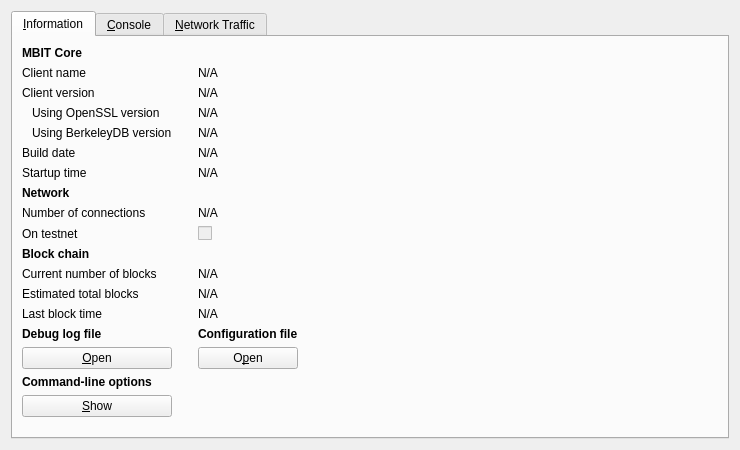
<?xml version="1.0" encoding="UTF-8"?>
<ui version="4.0">
 <class>RPCConsole</class>
 <widget class="QWidget" name="RPCConsole">
  <property name="geometry">
   <rect>
    <x>0</x>
    <y>0</y>
    <width>740</width>
    <height>450</height>
   </rect>
  </property>
  <property name="windowTitle">
   <string>MBIT - Debug window</string>
  </property>
  <layout class="QVBoxLayout" name="verticalLayout_2">
   <item>
    <widget class="QTabWidget" name="tabWidget">
     <property name="currentIndex">
      <number>0</number>
     </property>
     <widget class="QWidget" name="tab_info">
      <attribute name="title">
       <string>&amp;Information</string>
      </attribute>
      <layout class="QGridLayout" name="gridLayout">
       <item row="15" column="2">
        <widget class="QLabel" name="labelConfigfile">
         <property name="font">
          <font>
           <weight>75</weight>
           <bold>true</bold>
          </font>
         </property>
         <property name="text">
          <string>Configuration file</string>
         </property>
        </widget>
       </item>
       <item row="13" column="2">
        <widget class="QLabel" name="lastBlockTime">
         <property name="cursor">
          <cursorShape>IBeamCursor</cursorShape>
         </property>
         <property name="text">
          <string>N/A</string>
         </property>
         <property name="textFormat">
          <enum>Qt::PlainText</enum>
         </property>
         <property name="textInteractionFlags">
          <set>Qt::LinksAccessibleByMouse|Qt::TextSelectableByKeyboard|Qt::TextSelectableByMouse</set>
         </property>
        </widget>
       </item>
       <item row="11" column="0">
        <widget class="QLabel" name="label_3">
         <property name="text">
          <string>Current number of blocks</string>
         </property>
        </widget>
       </item>
       <item row="11" column="2">
        <widget class="QLabel" name="numberOfBlocks">
         <property name="cursor">
          <cursorShape>IBeamCursor</cursorShape>
         </property>
         <property name="text">
          <string>N/A</string>
         </property>
         <property name="textFormat">
          <enum>Qt::PlainText</enum>
         </property>
         <property name="textInteractionFlags">
          <set>Qt::LinksAccessibleByMouse|Qt::TextSelectableByKeyboard|Qt::TextSelectableByMouse</set>
         </property>
        </widget>
       </item>
       <item row="17" column="0">
        <widget class="QLabel" name="labelCLOptions">
         <property name="font">
          <font>
           <weight>75</weight>
           <bold>true</bold>
          </font>
         </property>
         <property name="text">
          <string>Command-line options</string>
         </property>
        </widget>
       </item>
       <item row="16" column="0">
        <widget class="QPushButton" name="openDebugLogfileButton">
         <property name="toolTip">
          <string>Open the MBIT debug log file from the current data directory. This can take a few seconds for large log files.</string>
         </property>
         <property name="text">
          <string>&amp;Open</string>
         </property>
         <property name="autoDefault">
          <bool>false</bool>
         </property>
        </widget>
       </item>
       <item row="15" column="0">
        <widget class="QLabel" name="labelDebugLogfile">
         <property name="font">
          <font>
           <weight>75</weight>
           <bold>true</bold>
          </font>
         </property>
         <property name="text">
          <string>Debug log file</string>
         </property>
        </widget>
       </item>
       <item row="18" column="3" rowspan="2">
        <spacer name="horizontalSpacer">
         <property name="orientation">
          <enum>Qt::Horizontal</enum>
         </property>
         <property name="sizeHint" stdset="0">
          <size>
           <width>404</width>
           <height>20</height>
          </size>
         </property>
        </spacer>
       </item>
       <item row="19" column="1">
        <spacer name="verticalSpacer">
         <property name="orientation">
          <enum>Qt::Vertical</enum>
         </property>
         <property name="sizeHint" stdset="0">
          <size>
           <width>20</width>
           <height>40</height>
          </size>
         </property>
        </spacer>
       </item>
       <item row="18" column="0">
        <widget class="QPushButton" name="showCLOptionsButton">
         <property name="toolTip">
          <string>Show the MBIT-Qt help message to get a list with possible MBIT command-line options.</string>
         </property>
         <property name="text">
          <string>&amp;Show</string>
         </property>
         <property name="autoDefault">
          <bool>false</bool>
         </property>
        </widget>
       </item>
       <item row="13" column="0">
        <widget class="QLabel" name="label_2">
         <property name="text">
          <string>Last block time</string>
         </property>
        </widget>
       </item>
       <item row="7" column="0">
        <widget class="QLabel" name="label_11">
         <property name="font">
          <font>
           <weight>75</weight>
           <bold>true</bold>
          </font>
         </property>
         <property name="text">
          <string>Network</string>
         </property>
        </widget>
       </item>
       <item row="6" column="2">
        <widget class="QLabel" name="startupTime">
         <property name="cursor">
          <cursorShape>IBeamCursor</cursorShape>
         </property>
         <property name="text">
          <string>N/A</string>
         </property>
         <property name="textFormat">
          <enum>Qt::PlainText</enum>
         </property>
         <property name="textInteractionFlags">
          <set>Qt::LinksAccessibleByMouse|Qt::TextSelectableByKeyboard|Qt::TextSelectableByMouse</set>
         </property>
        </widget>
       </item>
       <item row="6" column="0">
        <widget class="QLabel" name="label_13">
         <property name="text">
          <string>Startup time</string>
         </property>
        </widget>
       </item>
       <item row="9" column="0">
        <widget class="QLabel" name="label_8">
         <property name="text">
          <string>On testnet</string>
         </property>
        </widget>
       </item>
       <item row="8" column="2">
        <widget class="QLabel" name="numberOfConnections">
         <property name="cursor">
          <cursorShape>IBeamCursor</cursorShape>
         </property>
         <property name="text">
          <string>N/A</string>
         </property>
         <property name="textFormat">
          <enum>Qt::PlainText</enum>
         </property>
         <property name="textInteractionFlags">
          <set>Qt::LinksAccessibleByMouse|Qt::TextSelectableByKeyboard|Qt::TextSelectableByMouse</set>
         </property>
        </widget>
       </item>
       <item row="8" column="0">
        <widget class="QLabel" name="label_7">
         <property name="text">
          <string>Number of connections</string>
         </property>
        </widget>
       </item>
       <item row="10" column="0">
        <widget class="QLabel" name="label_10">
         <property name="font">
          <font>
           <weight>75</weight>
           <bold>true</bold>
          </font>
         </property>
         <property name="text">
          <string>Block chain</string>
         </property>
        </widget>
       </item>
       <item row="9" column="2">
        <widget class="QCheckBox" name="isTestNet">
         <property name="enabled">
          <bool>false</bool>
         </property>
         <property name="text">
          <string/>
         </property>
        </widget>
       </item>
       <item row="12" column="0">
        <widget class="QLabel" name="label_4">
         <property name="text">
          <string>Estimated total blocks</string>
         </property>
        </widget>
       </item>
       <item row="12" column="2">
        <widget class="QLabel" name="totalBlocks">
         <property name="cursor">
          <cursorShape>IBeamCursor</cursorShape>
         </property>
         <property name="text">
          <string>N/A</string>
         </property>
         <property name="textFormat">
          <enum>Qt::PlainText</enum>
         </property>
         <property name="textInteractionFlags">
          <set>Qt::LinksAccessibleByMouse|Qt::TextSelectableByKeyboard|Qt::TextSelectableByMouse</set>
         </property>
        </widget>
       </item>
       <item row="2" column="2">
        <widget class="QLabel" name="clientVersion">
         <property name="cursor">
          <cursorShape>IBeamCursor</cursorShape>
         </property>
         <property name="text">
          <string>N/A</string>
         </property>
         <property name="textFormat">
          <enum>Qt::PlainText</enum>
         </property>
         <property name="textInteractionFlags">
          <set>Qt::LinksAccessibleByMouse|Qt::TextSelectableByKeyboard|Qt::TextSelectableByMouse</set>
         </property>
        </widget>
       </item>
       <item row="4" column="0">
        <widget class="QLabel" name="label_berkeleyDBVersion">
         <property name="text">
          <string>Using BerkeleyDB version</string>
         </property>
         <property name="indent">
          <number>10</number>
         </property>
        </widget>
       </item>
       <item row="3" column="0">
        <widget class="QLabel" name="label_14">
         <property name="text">
          <string>Using OpenSSL version</string>
         </property>
         <property name="indent">
          <number>10</number>
         </property>
        </widget>
       </item>
       <item row="3" column="2">
        <widget class="QLabel" name="openSSLVersion">
         <property name="cursor">
          <cursorShape>IBeamCursor</cursorShape>
         </property>
         <property name="text">
          <string>N/A</string>
         </property>
         <property name="textFormat">
          <enum>Qt::PlainText</enum>
         </property>
         <property name="textInteractionFlags">
          <set>Qt::LinksAccessibleByMouse|Qt::TextSelectableByKeyboard|Qt::TextSelectableByMouse</set>
         </property>
        </widget>
       </item>
       <item row="4" column="2">
        <widget class="QLabel" name="berkeleyDBVersion">
         <property name="cursor">
          <cursorShape>IBeamCursor</cursorShape>
         </property>
         <property name="text">
          <string>N/A</string>
         </property>
         <property name="textFormat">
          <enum>Qt::PlainText</enum>
         </property>
         <property name="textInteractionFlags">
          <set>Qt::LinksAccessibleByMouse|Qt::TextSelectableByKeyboard|Qt::TextSelectableByMouse</set>
         </property>
        </widget>
       </item>
       <item row="5" column="0">
        <widget class="QLabel" name="label_12">
         <property name="text">
          <string>Build date</string>
         </property>
        </widget>
       </item>
       <item row="5" column="2">
        <widget class="QLabel" name="buildDate">
         <property name="cursor">
          <cursorShape>IBeamCursor</cursorShape>
         </property>
         <property name="text">
          <string>N/A</string>
         </property>
         <property name="textFormat">
          <enum>Qt::PlainText</enum>
         </property>
         <property name="textInteractionFlags">
          <set>Qt::LinksAccessibleByMouse|Qt::TextSelectableByKeyboard|Qt::TextSelectableByMouse</set>
         </property>
        </widget>
       </item>
       <item row="2" column="0">
        <widget class="QLabel" name="label_6">
         <property name="text">
          <string>Client version</string>
         </property>
        </widget>
       </item>
       <item row="0" column="0">
        <widget class="QLabel" name="label_9">
         <property name="font">
          <font>
           <weight>75</weight>
           <bold>true</bold>
          </font>
         </property>
         <property name="text">
          <string>MBIT Core</string>
         </property>
        </widget>
       </item>
       <item row="1" column="2">
        <widget class="QLabel" name="clientName">
         <property name="cursor">
          <cursorShape>IBeamCursor</cursorShape>
         </property>
         <property name="text">
          <string>N/A</string>
         </property>
         <property name="textFormat">
          <enum>Qt::PlainText</enum>
         </property>
         <property name="textInteractionFlags">
          <set>Qt::LinksAccessibleByMouse|Qt::TextSelectableByKeyboard|Qt::TextSelectableByMouse</set>
         </property>
        </widget>
       </item>
       <item row="1" column="0">
        <widget class="QLabel" name="label_5">
         <property name="text">
          <string>Client name</string>
         </property>
        </widget>
       </item>
       <item row="14" column="2">
        <spacer name="verticalSpacer_2">
         <property name="orientation">
          <enum>Qt::Vertical</enum>
         </property>
         <property name="sizeHint" stdset="0">
          <size>
           <width>20</width>
           <height>20</height>
          </size>
         </property>
        </spacer>
       </item>
       <item row="16" column="2">
        <widget class="QPushButton" name="openConfigurationfileButton">
         <property name="toolTip">
          <string>Open the MBIT configuration file from the current data directory.</string>
         </property>
         <property name="text">
          <string>O&amp;pen</string>
         </property>
         <property name="autoDefault">
          <bool>false</bool>
         </property>
        </widget>
       </item>
      </layout>
     </widget>
     <widget class="QWidget" name="tab_console">
      <attribute name="title">
       <string>&amp;Console</string>
      </attribute>
      <layout class="QVBoxLayout" name="verticalLayout_3">
       <property name="spacing">
        <number>3</number>
       </property>
       <item>
        <widget class="QTextEdit" name="messagesWidget">
         <property name="minimumSize">
          <size>
           <width>0</width>
           <height>100</height>
          </size>
         </property>
         <property name="readOnly">
          <bool>true</bool>
         </property>
         <property name="tabKeyNavigation" stdset="0">
          <bool>false</bool>
         </property>
         <property name="columnCount" stdset="0">
          <number>2</number>
         </property>
        </widget>
       </item>
       <item>
        <layout class="QHBoxLayout" name="horizontalLayout">
         <property name="spacing">
          <number>3</number>
         </property>
         <item>
          <widget class="QLabel" name="label">
           <property name="text">
            <string notr="true">&gt;</string>
           </property>
          </widget>
         </item>
         <item>
          <widget class="QLineEdit" name="lineEdit"/>
         </item>
         <item>
          <widget class="QPushButton" name="clearButton">
           <property name="maximumSize">
            <size>
             <width>24</width>
             <height>24</height>
            </size>
           </property>
           <property name="toolTip">
            <string>Clear console</string>
           </property>
           <property name="text">
            <string/>
           </property>
           <property name="icon">
            <iconset resource="../bitcoin.qrc">
             <normaloff>:/icons/remove</normaloff>:/icons/remove</iconset>
           </property>
           <property name="shortcut">
            <string notr="true">Ctrl+L</string>
           </property>
           <property name="autoDefault">
            <bool>false</bool>
           </property>
          </widget>
         </item>
        </layout>
       </item>
      </layout>
     </widget>
     <widget class="QWidget" name="tab_nettraffic">
      <attribute name="title">
       <string>&amp;Network Traffic</string>
      </attribute>
      <layout class="QHBoxLayout" name="horizontalLayout_3">
       <item>
        <layout class="QVBoxLayout" name="verticalLayout_4">
         <item>
          <widget class="TrafficGraphWidget" name="trafficGraph" native="true">
           <property name="sizePolicy">
            <sizepolicy hsizetype="Expanding" vsizetype="Expanding">
             <horstretch>0</horstretch>
             <verstretch>0</verstretch>
            </sizepolicy>
           </property>
          </widget>
         </item>
         <item>
          <layout class="QHBoxLayout" name="horizontalLayout_2">
           <item>
            <widget class="QSlider" name="sldGraphRange">
             <property name="minimum">
              <number>1</number>
             </property>
             <property name="maximum">
              <number>288</number>
             </property>
             <property name="pageStep">
              <number>12</number>
             </property>
             <property name="value">
              <number>6</number>
             </property>
             <property name="orientation">
              <enum>Qt::Horizontal</enum>
             </property>
            </widget>
           </item>
           <item>
            <widget class="QLabel" name="lblGraphRange">
             <property name="minimumSize">
              <size>
               <width>100</width>
               <height>0</height>
              </size>
             </property>
             <property name="alignment">
              <set>Qt::AlignCenter</set>
             </property>
            </widget>
           </item>
           <item>
            <widget class="QPushButton" name="btnClearTrafficGraph">
             <property name="text">
              <string>&amp;Clear</string>
             </property>
             <property name="autoDefault">
              <bool>false</bool>
             </property>
            </widget>
           </item>
          </layout>
         </item>
        </layout>
       </item>
       <item>
        <layout class="QVBoxLayout" name="verticalLayout">
         <item>
          <widget class="QGroupBox" name="groupBox">
           <property name="title">
            <string>Totals</string>
           </property>
           <layout class="QVBoxLayout" name="verticalLayout_5">
            <item>
             <layout class="QHBoxLayout" name="horizontalLayout_4">
              <item>
               <widget class="Line" name="line">
                <property name="sizePolicy">
                 <sizepolicy hsizetype="Fixed" vsizetype="Fixed">
                  <horstretch>0</horstretch>
                  <verstretch>0</verstretch>
                 </sizepolicy>
                </property>
                <property name="minimumSize">
                 <size>
                  <width>10</width>
                  <height>0</height>
                 </size>
                </property>
                <property name="palette">
                 <palette>
                  <active>
                   <colorrole role="Light">
                    <brush brushstyle="SolidPattern">
                     <color alpha="255">
                      <red>0</red>
                      <green>255</green>
                      <blue>0</blue>
                     </color>
                    </brush>
                   </colorrole>
                  </active>
                  <inactive>
                   <colorrole role="Light">
                    <brush brushstyle="SolidPattern">
                     <color alpha="255">
                      <red>0</red>
                      <green>255</green>
                      <blue>0</blue>
                     </color>
                    </brush>
                   </colorrole>
                  </inactive>
                  <disabled>
                   <colorrole role="Light">
                    <brush brushstyle="SolidPattern">
                     <color alpha="255">
                      <red>0</red>
                      <green>255</green>
                      <blue>0</blue>
                     </color>
                    </brush>
                   </colorrole>
                  </disabled>
                 </palette>
                </property>
                <property name="orientation">
                 <enum>Qt::Horizontal</enum>
                </property>
               </widget>
              </item>
              <item>
               <widget class="QLabel" name="label_16">
                <property name="text">
                 <string>Received:</string>
                </property>
               </widget>
              </item>
              <item>
               <widget class="QLabel" name="lblBytesIn">
                <property name="minimumSize">
                 <size>
                  <width>50</width>
                  <height>0</height>
                 </size>
                </property>
                <property name="alignment">
                 <set>Qt::AlignRight|Qt::AlignTrailing|Qt::AlignVCenter</set>
                </property>
               </widget>
              </item>
             </layout>
            </item>
            <item>
             <layout class="QHBoxLayout" name="horizontalLayout_5">
              <item>
               <widget class="Line" name="line_2">
                <property name="sizePolicy">
                 <sizepolicy hsizetype="Fixed" vsizetype="Fixed">
                  <horstretch>0</horstretch>
                  <verstretch>0</verstretch>
                 </sizepolicy>
                </property>
                <property name="minimumSize">
                 <size>
                  <width>10</width>
                  <height>0</height>
                 </size>
                </property>
                <property name="palette">
                 <palette>
                  <active>
                   <colorrole role="Light">
                    <brush brushstyle="SolidPattern">
                     <color alpha="255">
                      <red>255</red>
                      <green>0</green>
                      <blue>0</blue>
                     </color>
                    </brush>
                   </colorrole>
                  </active>
                  <inactive>
                   <colorrole role="Light">
                    <brush brushstyle="SolidPattern">
                     <color alpha="255">
                      <red>255</red>
                      <green>0</green>
                      <blue>0</blue>
                     </color>
                    </brush>
                   </colorrole>
                  </inactive>
                  <disabled>
                   <colorrole role="Light">
                    <brush brushstyle="SolidPattern">
                     <color alpha="255">
                      <red>255</red>
                      <green>0</green>
                      <blue>0</blue>
                     </color>
                    </brush>
                   </colorrole>
                  </disabled>
                 </palette>
                </property>
                <property name="orientation">
                 <enum>Qt::Horizontal</enum>
                </property>
               </widget>
              </item>
              <item>
               <widget class="QLabel" name="label_17">
                <property name="text">
                 <string>Sent:</string>
                </property>
               </widget>
              </item>
              <item>
               <widget class="QLabel" name="lblBytesOut">
                <property name="minimumSize">
                 <size>
                  <width>50</width>
                  <height>0</height>
                 </size>
                </property>
                <property name="alignment">
                 <set>Qt::AlignRight|Qt::AlignTrailing|Qt::AlignVCenter</set>
                </property>
               </widget>
              </item>
             </layout>
            </item>
            <item>
             <spacer name="verticalSpacer_4">
              <property name="orientation">
               <enum>Qt::Vertical</enum>
              </property>
              <property name="sizeHint" stdset="0">
               <size>
                <width>20</width>
                <height>407</height>
               </size>
              </property>
             </spacer>
            </item>
           </layout>
          </widget>
         </item>
        </layout>
       </item>
      </layout>
     </widget>
    </widget>
   </item>
  </layout>
 </widget>
 <customwidgets>
  <customwidget>
   <class>TrafficGraphWidget</class>
   <extends>QWidget</extends>
   <header>trafficgraphwidget.h</header>
   <container>1</container>
   <slots>
    <slot>clear()</slot>
   </slots>
  </customwidget>
 </customwidgets>
 <resources>
  <include location="../bitcoin.qrc"/>
 </resources>
 <connections/>
</ui>
